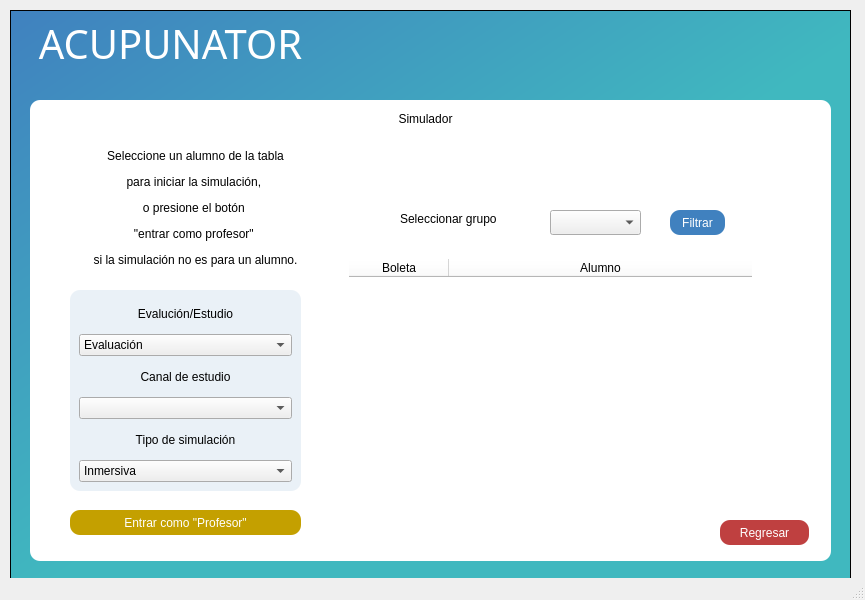
<?xml version="1.0" encoding="UTF-8"?>
<ui version="4.0">
 <class>MainWindow</class>
 <widget class="QMainWindow" name="MainWindow">
  <property name="geometry">
   <rect>
    <x>0</x>
    <y>0</y>
    <width>865</width>
    <height>600</height>
   </rect>
  </property>
  <property name="windowTitle">
   <string>Simulador</string>
  </property>
  <widget class="QWidget" name="centralwidget">
   <widget class="QFrame" name="frame">
    <property name="geometry">
     <rect>
      <x>10</x>
      <y>10</y>
      <width>841</width>
      <height>571</height>
     </rect>
    </property>
    <property name="styleSheet">
     <string notr="true">QFrame{
	
	background-color: qlineargradient(spread:pad, x1:0, y1:0, x2:1, y2:1, stop:0 rgba(64, 129, 191, 255), stop:0.524752 rgba(64, 184, 191, 255));
}</string>
    </property>
    <property name="frameShape">
     <enum>QFrame::StyledPanel</enum>
    </property>
    <property name="frameShadow">
     <enum>QFrame::Raised</enum>
    </property>
    <widget class="QLabel" name="header">
     <property name="geometry">
      <rect>
       <x>0</x>
       <y>10</y>
       <width>321</width>
       <height>51</height>
      </rect>
     </property>
     <property name="font">
      <font>
       <family>Ubuntu Condensed</family>
       <pointsize>30</pointsize>
      </font>
     </property>
     <property name="styleSheet">
      <string notr="true">color: rgb(255, 255, 255);
background-color:none;</string>
     </property>
     <property name="text">
      <string>ACUPUNATOR</string>
     </property>
     <property name="alignment">
      <set>Qt::AlignBottom|Qt::AlignHCenter</set>
     </property>
    </widget>
    <widget class="QFrame" name="card">
     <property name="geometry">
      <rect>
       <x>20</x>
       <y>90</y>
       <width>801</width>
       <height>461</height>
      </rect>
     </property>
     <property name="styleSheet">
      <string notr="true">QFrame{
background-color:rgb(255, 255, 255);
border-radius:10px;
}</string>
     </property>
     <property name="frameShape">
      <enum>QFrame::StyledPanel</enum>
     </property>
     <property name="frameShadow">
      <enum>QFrame::Raised</enum>
     </property>
     <widget class="QLabel" name="label_5">
      <property name="geometry">
       <rect>
        <x>350</x>
        <y>10</y>
        <width>91</width>
        <height>17</height>
       </rect>
      </property>
      <property name="text">
       <string>Simulador</string>
      </property>
      <property name="alignment">
       <set>Qt::AlignCenter</set>
      </property>
     </widget>
     <widget class="QComboBox" name="grupos_box">
      <property name="geometry">
       <rect>
        <x>520</x>
        <y>110</y>
        <width>91</width>
        <height>25</height>
       </rect>
      </property>
     </widget>
     <widget class="QPushButton" name="filtrar_btn">
      <property name="geometry">
       <rect>
        <x>640</x>
        <y>110</y>
        <width>55</width>
        <height>25</height>
       </rect>
      </property>
      <property name="maximumSize">
       <size>
        <width>55</width>
        <height>30</height>
       </size>
      </property>
      <property name="styleSheet">
       <string notr="true">background-color: rgb(64, 129, 191);
color: rgb(255, 255, 255);
border-radius:10px;
</string>
      </property>
      <property name="text">
       <string>Filtrar</string>
      </property>
     </widget>
     <widget class="QPushButton" name="regresar_btn">
      <property name="geometry">
       <rect>
        <x>690</x>
        <y>420</y>
        <width>89</width>
        <height>25</height>
       </rect>
      </property>
      <property name="styleSheet">
       <string notr="true">background-color: rgb(191, 64, 64);
color: rgb(255, 255, 255);
border-radius:10px;
</string>
      </property>
      <property name="text">
       <string>Regresar</string>
      </property>
     </widget>
     <widget class="QFrame" name="frame_2">
      <property name="geometry">
       <rect>
        <x>310</x>
        <y>150</y>
        <width>421</width>
        <height>231</height>
       </rect>
      </property>
      <property name="frameShape">
       <enum>QFrame::StyledPanel</enum>
      </property>
      <property name="frameShadow">
       <enum>QFrame::Raised</enum>
      </property>
      <layout class="QVBoxLayout" name="verticalLayout">
       <item>
        <widget class="QTableWidget" name="table_alumnos">
         <property name="sizeIncrement">
          <size>
           <width>0</width>
           <height>0</height>
          </size>
         </property>
         <property name="baseSize">
          <size>
           <width>10</width>
           <height>0</height>
          </size>
         </property>
         <attribute name="horizontalHeaderStretchLastSection">
          <bool>true</bool>
         </attribute>
         <attribute name="verticalHeaderStretchLastSection">
          <bool>false</bool>
         </attribute>
         <column>
          <property name="text">
           <string>Boleta</string>
          </property>
         </column>
         <column>
          <property name="text">
           <string>Alumno</string>
          </property>
         </column>
        </widget>
       </item>
      </layout>
     </widget>
     <widget class="QLabel" name="label_6">
      <property name="geometry">
       <rect>
        <x>40</x>
        <y>9</y>
        <width>251</width>
        <height>181</height>
       </rect>
      </property>
      <property name="text">
       <string>&lt;html&gt;&lt;head/&gt;&lt;body&gt;&lt;p align=&quot;center&quot;&gt;&lt;span style=&quot; font-size:9pt;&quot;&gt;&lt;br/&gt;&lt;/span&gt;&lt;/p&gt;&lt;p align=&quot;center&quot;&gt;&lt;span style=&quot; font-size:9pt;&quot;&gt;Seleccione un alumno de la tabla&lt;/span&gt;&lt;/p&gt;&lt;p align=&quot;center&quot;&gt;&lt;span style=&quot; font-size:9pt;&quot;&gt;para iniciar la simulación, &lt;/span&gt;&lt;/p&gt;&lt;p align=&quot;center&quot;&gt;&lt;span style=&quot; font-size:9pt;&quot;&gt;o presione el botón &lt;/span&gt;&lt;/p&gt;&lt;p align=&quot;center&quot;&gt;&lt;span style=&quot; font-size:9pt;&quot;&gt;&amp;quot;entrar como profesor&amp;quot; &lt;/span&gt;&lt;/p&gt;&lt;p align=&quot;center&quot;&gt;&lt;span style=&quot; font-size:9pt;&quot;&gt;si la simulación no es para un alumno.&lt;/span&gt;&lt;/p&gt;&lt;p align=&quot;center&quot;&gt;&lt;span style=&quot; font-size:9pt;&quot;&gt;&lt;br/&gt;&lt;/span&gt;&lt;/p&gt;&lt;/body&gt;&lt;/html&gt;</string>
      </property>
      <property name="alignment">
       <set>Qt::AlignCenter</set>
      </property>
     </widget>
     <widget class="QFrame" name="frame_3">
      <property name="geometry">
       <rect>
        <x>40</x>
        <y>190</y>
        <width>231</width>
        <height>201</height>
       </rect>
      </property>
      <property name="styleSheet">
       <string notr="true">QFrame {
background-color: rgb(234, 241, 247);
}</string>
      </property>
      <property name="frameShape">
       <enum>QFrame::StyledPanel</enum>
      </property>
      <property name="frameShadow">
       <enum>QFrame::Raised</enum>
      </property>
      <layout class="QVBoxLayout" name="verticalLayout_2">
       <item>
        <widget class="QLabel" name="label_7">
         <property name="text">
          <string>Evalución/Estudio</string>
         </property>
         <property name="alignment">
          <set>Qt::AlignCenter</set>
         </property>
        </widget>
       </item>
       <item>
        <widget class="QComboBox" name="tipo_simulacion_box">
         <item>
          <property name="text">
           <string>Evaluación</string>
          </property>
         </item>
         <item>
          <property name="text">
           <string>Estudio</string>
          </property>
         </item>
        </widget>
       </item>
       <item>
        <widget class="QLabel" name="label_8">
         <property name="text">
          <string>Canal de estudio</string>
         </property>
         <property name="alignment">
          <set>Qt::AlignCenter</set>
         </property>
        </widget>
       </item>
       <item>
        <widget class="QComboBox" name="canales_box"/>
       </item>
       <item>
        <widget class="QLabel" name="label_9">
         <property name="text">
          <string>Tipo de simulación</string>
         </property>
         <property name="alignment">
          <set>Qt::AlignCenter</set>
         </property>
        </widget>
       </item>
       <item>
        <widget class="QComboBox" name="type_simu_box">
         <item>
          <property name="text">
           <string>Inmersiva</string>
          </property>
         </item>
         <item>
          <property name="text">
           <string>No inmersiva</string>
          </property>
         </item>
        </widget>
       </item>
      </layout>
     </widget>
     <widget class="QLabel" name="label_4">
      <property name="geometry">
       <rect>
        <x>370</x>
        <y>110</y>
        <width>141</width>
        <height>17</height>
       </rect>
      </property>
      <property name="text">
       <string>Seleccionar grupo</string>
      </property>
     </widget>
     <widget class="QPushButton" name="profe_btn_sim">
      <property name="geometry">
       <rect>
        <x>40</x>
        <y>410</y>
        <width>231</width>
        <height>25</height>
       </rect>
      </property>
      <property name="styleSheet">
       <string notr="true">background-color: rgb(196, 160, 0);
color: rgb(255, 255, 255);
border-radius:10px;
</string>
      </property>
      <property name="text">
       <string>Entrar como &quot;Profesor&quot;</string>
      </property>
     </widget>
    </widget>
   </widget>
  </widget>
  <widget class="QStatusBar" name="statusbar"/>
 </widget>
 <resources/>
 <connections/>
</ui>
